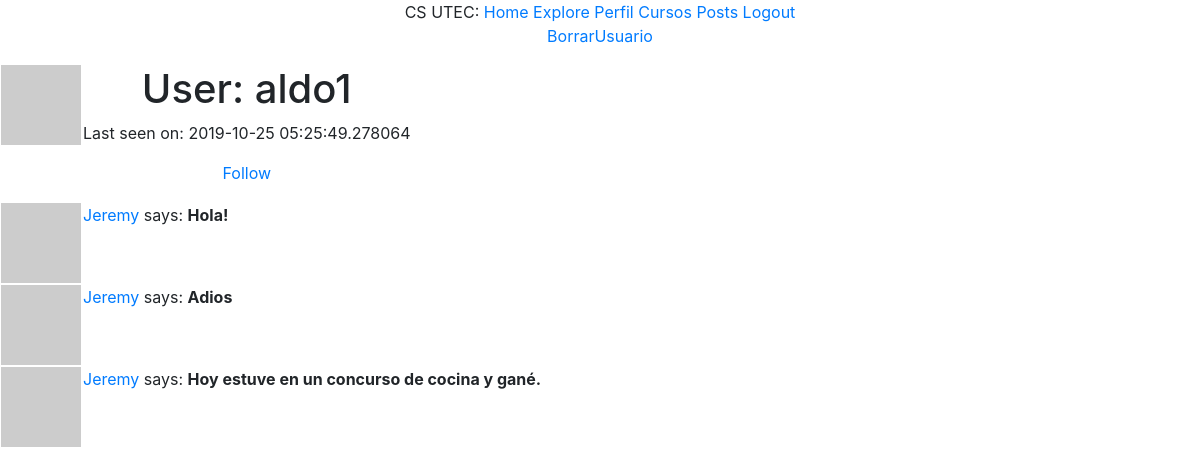
Page /user/aldo1 (signed in) on the earlier database version.
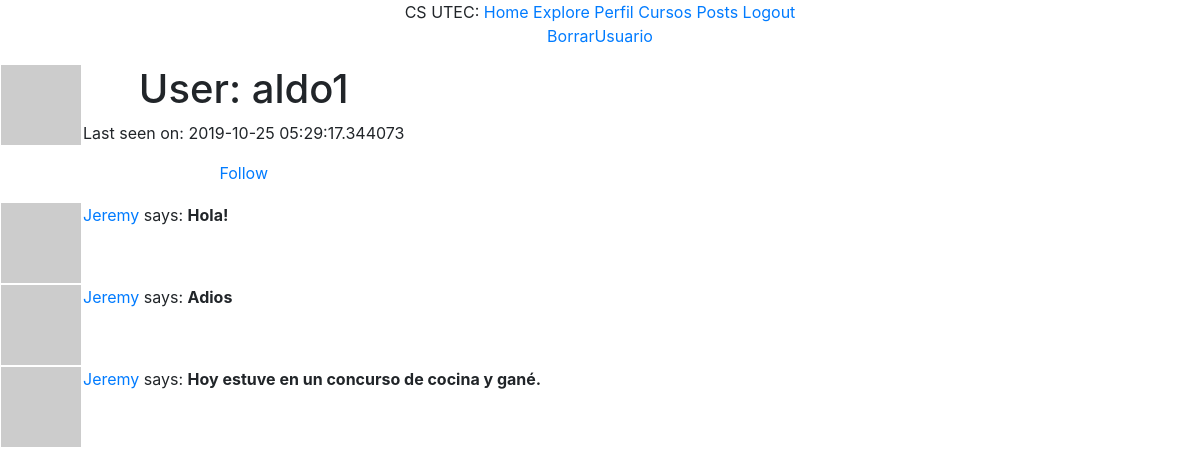
Same page on the later database version.
### app/models.py (models this page shows, shortened)
class User(UserMixin, db.Model):
    id = db.Column(db.Integer, primary_key=True)
    username = db.Column(db.String(70), index = True, unique = True)
    email = db.Column(db.String(90), index = True, unique = True)
    password_hash = db.Column(db.String(110))
    posts = db.relationship('Post', backref='author', lazy='dynamic')
    gender = db.Column(db.String(5))
    about_me = db.Column(db.String(140))
    last_seen = db.Column(db.DateTime, default=datetime.utcnow)
    followed = db.relationship(
        'User', secondary=followers,
        primaryjoin=(followers.c.follower_id == id),
        secondaryjoin=(followers.c.followed_id == id),
        backref=db.backref('followers', lazy='dynamic'), lazy='dynamic')
    def avatar(self, size):
        digest = md5(self.email.lower().encode('utf-8')).hexdigest()
        return 'https://www.gravatar.com/avatar/{}?d=identicon&s={}'.format(digest, size)
    def is_following(self, user): #Si retorna uno, es porque el usuario sigue.
        return self.followed.filter(
            followers.c.followed_id == user.id).count() > 0 #revisa que
    def user_posts(self):
        return self.posts

class Post(db.Model):
    id = db.Column(db.Integer, primary_key=True)
    body = db.Column(db.String(140))
    timestamp = db.Column(db.DateTime, index=True, default=datetime.utcnow)
    user_id = db.Column(db.Integer, db.ForeignKey('user.id'))

### app/routes.py (the view)
@app.route('/user/<username>')
@login_required
def user(username):
    user = User.query.filter_by(username=username).first_or_404()
    posts = current_user.user_posts()
    return render_template('user.html', user=user, posts=posts)

### app/models.py (called while the page is built)
@login.user_loader
def load_user(id):
    return User.query.get(int(id))

### app/routes.py (called while the page is built)
@app.before_request
def before_request():
    if current_user.is_authenticated:
        current_user.last_seen = datetime.utcnow()
        db.session.commit()

### app/templates/user.html (shortened to what this page needs)
{% extends "base.html" %}
{% block content %}
  <table>
        <tr valign="top">
            <td><img src="{{ user.avatar(128) }}"></td>
            <td>
                <h1>User: {{ user.username }}</h1>
                {% if user.last_seen %}<p>Last seen on: {{ user.last_seen }}</p>{% endif %}
                {% if user == current_user %}
                <p><a href="{{ url_for('edit_profile') }}">Edit your profile</a></p>
                {% elif not current_user.is_following(user) %}
                <p><a href="{{ url_for('follow', username=user.username) }}">Follow</a></p>
		{% else %}
		<p><a href="{{ url_for('unfollow', username=user.username) }}">Unfollow</a></p>
                {% endif %}
            </td>
        </tr>
      <p><a href="{{ url_for('delete', username=user.username) }}">BorrarUsuario</a></p>
  </table>
    {% for post in posts %}
        {% include "_post.html" %}
    {% endfor %}
{% endblock %}

### app/templates/base.html (shortened to what this page needs)
<!DOCTYPE html>
<html lang="es">
	<head>
		<link rel="stylesheet" href="/static/css/bootstrap-grid.min.css">
		<link rel="stylesheet" href="/static/css/bootstrap.css">
	</head>
	<body >
		<div class="container text-center">
			<div class="row justify-content-center">
				<div class="col">CS UTEC:
					<a href="{{ url_for('index') }}">Home</a>
					{% if current_user.is_anonymous %}
					<a href="{{ url_for('login') }}">LogIn</a>
					{% else %}
					<a href="{{ url_for('explore') }}">Explore</a>
					<a href="{{ url_for('user', username=current_user.username) }}">Perfil</a>
					<a href="{{ url_for('cursos') }}" >Cursos</a>
					<a href="{{ url_for('posts') }}">Posts</a>
					<a href="{{ url_for('logout') }}">Logout</a>
					{% endif %}
				</div>
			</div>
		</div>
		<div style = "text-align: center">
		{% block content %}
		{% endblock %}
		</div>
	</body>
</html>

### app/templates/_post.html
  <table style = "text-align: center">
        <tr valign="top">
            {% if post.author != none %}
            <td><img src="{{ post.author.avatar(36) }}"></td>
            {% endif %}
            <td>
                <a href="{{ url_for('user', username=post.author.username) }}">
                    {{ post.author.username }}
                </a>
                says: <b>{{ post.body }}</b>
            </td>
        </tr>
    </table>

Differences in the rows shown:
changed User "aldo1": last_seen "2019-10-25 05:25:49.278064" → "2019-10-25 05:29:17.344073"
